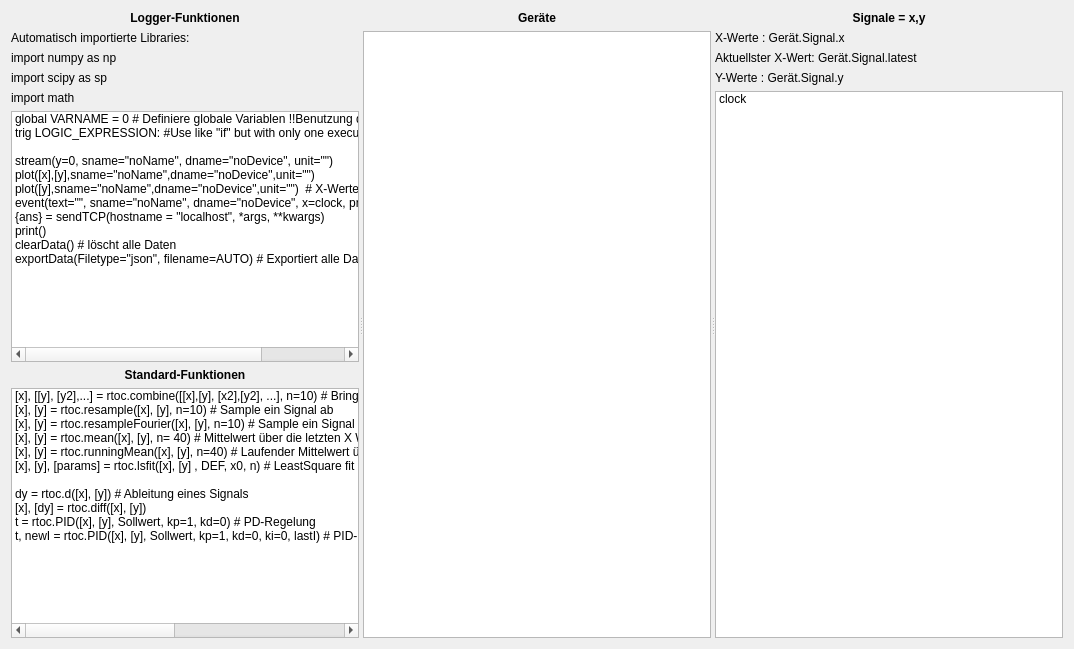
<?xml version="1.0" encoding="UTF-8"?>
<ui version="4.0">
 <class>Form</class>
 <widget class="QWidget" name="Form">
  <property name="geometry">
   <rect>
    <x>0</x>
    <y>0</y>
    <width>1074</width>
    <height>649</height>
   </rect>
  </property>
  <property name="windowTitle">
   <string>Script Hilfe</string>
  </property>
  <layout class="QVBoxLayout" name="verticalLayout_4">
   <item>
    <widget class="QSplitter" name="splitter">
     <property name="orientation">
      <enum>Qt::Horizontal</enum>
     </property>
     <widget class="QWidget" name="verticalLayoutWidget_3">
      <layout class="QVBoxLayout" name="verticalLayout_3">
       <item>
        <widget class="QLabel" name="label_4">
         <property name="font">
          <font>
           <pointsize>9</pointsize>
           <weight>75</weight>
           <bold>true</bold>
          </font>
         </property>
         <property name="text">
          <string>Logger-Funktionen</string>
         </property>
         <property name="alignment">
          <set>Qt::AlignCenter</set>
         </property>
        </widget>
       </item>
       <item>
        <widget class="QLabel" name="label_8">
         <property name="text">
          <string>Automatisch importierte Libraries:</string>
         </property>
        </widget>
       </item>
       <item>
        <widget class="QLabel" name="label_9">
         <property name="text">
          <string>import numpy as np</string>
         </property>
        </widget>
       </item>
       <item>
        <widget class="QLabel" name="label_10">
         <property name="text">
          <string>import scipy as sp</string>
         </property>
        </widget>
       </item>
       <item>
        <widget class="QLabel" name="label_11">
         <property name="text">
          <string>import math</string>
         </property>
        </widget>
       </item>
       <item>
        <widget class="QListWidget" name="listWidget_default_2">
         <property name="sizePolicy">
          <sizepolicy hsizetype="Preferred" vsizetype="Expanding">
           <horstretch>0</horstretch>
           <verstretch>0</verstretch>
          </sizepolicy>
         </property>
         <item>
          <property name="text">
           <string>global VARNAME = 0 # Definiere globale Variablen !!Benutzung durch self.VARNAME!!</string>
          </property>
         </item>
         <item>
          <property name="text">
           <string>trig LOGIC_EXPRESSION: #Use like &quot;if&quot; but with only one execution on change</string>
          </property>
         </item>
         <item>
          <property name="text">
           <string/>
          </property>
         </item>
         <item>
          <property name="text">
           <string>stream(y=0, sname=&quot;noName&quot;, dname=&quot;noDevice&quot;, unit=&quot;&quot;) </string>
          </property>
         </item>
         <item>
          <property name="text">
           <string>plot([x],[y],sname=&quot;noName&quot;,dname=&quot;noDevice&quot;,unit=&quot;&quot;) </string>
          </property>
         </item>
         <item>
          <property name="text">
           <string>plot([y],sname=&quot;noName&quot;,dname=&quot;noDevice&quot;,unit=&quot;&quot;)  # X-Werte = range(len(y))</string>
          </property>
         </item>
         <item>
          <property name="text">
           <string>event(text=&quot;&quot;, sname=&quot;noName&quot;, dname=&quot;noDevice&quot;, x=clock, priority=0) </string>
          </property>
         </item>
         <item>
          <property name="text">
           <string>{ans} = sendTCP(hostname = &quot;localhost&quot;, *args, **kwargs)</string>
          </property>
         </item>
         <item>
          <property name="text">
           <string>print() </string>
          </property>
         </item>
         <item>
          <property name="text">
           <string>clearData() # löscht alle Daten</string>
          </property>
         </item>
         <item>
          <property name="text">
           <string>exportData(Filetype=&quot;json&quot;, filename=AUTO) # Exportiert alle Daten</string>
          </property>
         </item>
        </widget>
       </item>
       <item>
        <widget class="QLabel" name="label">
         <property name="font">
          <font>
           <pointsize>9</pointsize>
           <weight>75</weight>
           <bold>true</bold>
          </font>
         </property>
         <property name="text">
          <string>Standard-Funktionen</string>
         </property>
         <property name="alignment">
          <set>Qt::AlignCenter</set>
         </property>
        </widget>
       </item>
       <item>
        <widget class="QListWidget" name="listWidget_default">
         <property name="sizePolicy">
          <sizepolicy hsizetype="Preferred" vsizetype="Expanding">
           <horstretch>0</horstretch>
           <verstretch>0</verstretch>
          </sizepolicy>
         </property>
         <item>
          <property name="text">
           <string>[x], [[y], [y2],...] = rtoc.combine([[x],[y], [x2],[y2], ...], n=10) # Bringe mehrere Signale auf die gleiche X-Achse</string>
          </property>
         </item>
         <item>
          <property name="text">
           <string>[x], [y] = rtoc.resample([x], [y], n=10) # Sample ein Signal ab </string>
          </property>
         </item>
         <item>
          <property name="text">
           <string>[x], [y] = rtoc.resampleFourier([x], [y], n=10) # Sample ein Signal ab mit Fourier</string>
          </property>
         </item>
         <item>
          <property name="text">
           <string>[x], [y] = rtoc.mean([x], [y], n= 40) # Mittelwert über die letzten X Werte</string>
          </property>
         </item>
         <item>
          <property name="text">
           <string>[x], [y] = rtoc.runningMean([x], [y], n=40) # Laufender Mittelwert über Signal</string>
          </property>
         </item>
         <item>
          <property name="text">
           <string>[x], [y], [params] = rtoc.lsfit([x], [y] , DEF, x0, n) # LeastSquare fit auf benutzerdefinierte DEF, oder vordefinidert: DEF = &quot;linear&quot; oder &quot;quad&quot;</string>
          </property>
         </item>
         <item>
          <property name="text">
           <string/>
          </property>
         </item>
         <item>
          <property name="text">
           <string>dy = rtoc.d([x], [y]) # Ableitung eines Signals</string>
          </property>
         </item>
         <item>
          <property name="text">
           <string>[x], [dy] = rtoc.diff([x], [y]) </string>
          </property>
         </item>
         <item>
          <property name="text">
           <string>t = rtoc.PID([x], [y], Sollwert, kp=1, kd=0) # PD-Regelung</string>
          </property>
         </item>
         <item>
          <property name="text">
           <string>t, newI = rtoc.PID([x], [y], Sollwert, kp=1, kd=0, ki=0, lastI) # PID-Regelung</string>
          </property>
         </item>
        </widget>
       </item>
      </layout>
     </widget>
     <widget class="QWidget" name="verticalLayoutWidget_2">
      <layout class="QVBoxLayout" name="verticalLayout_2">
       <item>
        <widget class="QLabel" name="label_2">
         <property name="font">
          <font>
           <pointsize>9</pointsize>
           <weight>75</weight>
           <bold>true</bold>
          </font>
         </property>
         <property name="text">
          <string>Geräte</string>
         </property>
         <property name="alignment">
          <set>Qt::AlignCenter</set>
         </property>
        </widget>
       </item>
       <item>
        <widget class="QListWidget" name="listWidget">
         <property name="sizePolicy">
          <sizepolicy hsizetype="Preferred" vsizetype="Expanding">
           <horstretch>0</horstretch>
           <verstretch>0</verstretch>
          </sizepolicy>
         </property>
        </widget>
       </item>
      </layout>
     </widget>
     <widget class="QWidget" name="verticalLayoutWidget">
      <layout class="QVBoxLayout" name="verticalLayout">
       <item>
        <widget class="QLabel" name="label_3">
         <property name="font">
          <font>
           <pointsize>9</pointsize>
           <weight>75</weight>
           <bold>true</bold>
          </font>
         </property>
         <property name="text">
          <string>Signale = x,y</string>
         </property>
         <property name="alignment">
          <set>Qt::AlignCenter</set>
         </property>
        </widget>
       </item>
       <item>
        <widget class="QLabel" name="label_5">
         <property name="text">
          <string>X-Werte : Gerät.Signal.x</string>
         </property>
        </widget>
       </item>
       <item>
        <widget class="QLabel" name="label_7">
         <property name="text">
          <string>Aktuellster X-Wert: Gerät.Signal.latest</string>
         </property>
        </widget>
       </item>
       <item>
        <widget class="QLabel" name="label_6">
         <property name="text">
          <string>Y-Werte : Gerät.Signal.y</string>
         </property>
        </widget>
       </item>
       <item>
        <widget class="QListWidget" name="signalListWidget">
         <property name="sizePolicy">
          <sizepolicy hsizetype="Preferred" vsizetype="Expanding">
           <horstretch>0</horstretch>
           <verstretch>0</verstretch>
          </sizepolicy>
         </property>
         <item>
          <property name="text">
           <string>clock</string>
          </property>
         </item>
        </widget>
       </item>
      </layout>
     </widget>
    </widget>
   </item>
  </layout>
 </widget>
 <resources/>
 <connections/>
</ui>
